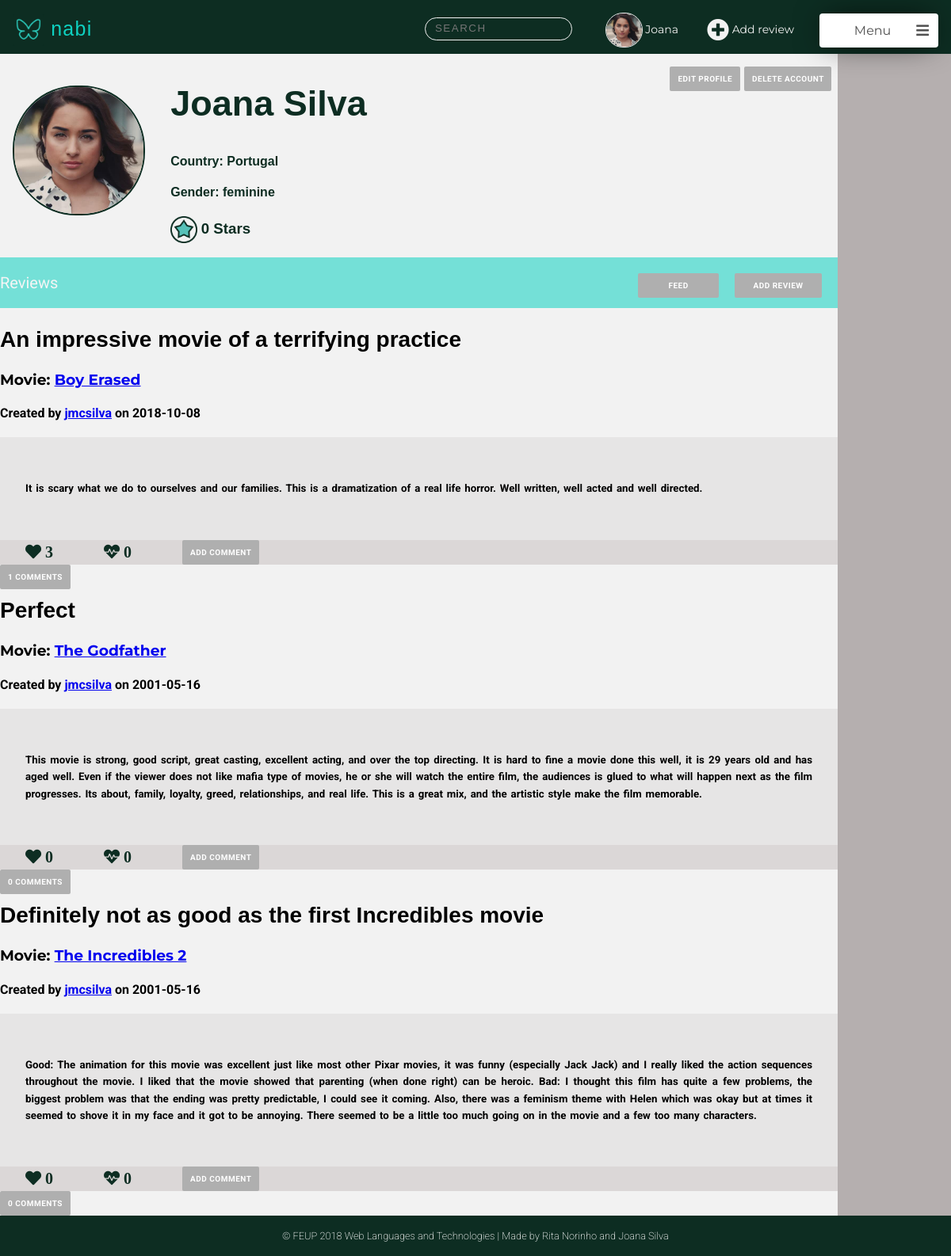
Page /pages/profile.php (signed in) on the committed database.
### tables this page shows
CREATE TABLE User (
    ID        INTEGER PRIMARY KEY AUTOINCREMENT,
    FirstName STRING NOT NULL,
    LastName  STRING NOT NULL,
    Username  STRING UNIQUE NOT NULL,
    Gender    STRING NOT NULL,
    Birthday  DATE NOT NULL,
    Country   STRING NOT NULL,
    Email     STRING UNIQUE NOT NULL,
    Password  CHAR (256) NOT NULL,  
    Photo     STRING DEFAULT "default.jpg",
    Points    INTEGER
    
);

CREATE TABLE Review (
    ID          INTEGER PRIMARY KEY AUTOINCREMENT,
    Title       STRING  NOT NULL,
    UserID      INTEGER REFERENCES User(ID) ON DELETE CASCADE,
    MovieID     INTEGER REFERENCES Movie(ID) ON DELETE CASCADE,
    ReviewDate  DATE NOT NULL,
    Description STRING NOT NULL
    
);

### pages/profile.php (called while the page is built, shortened)
<?php
    include_once('../templates/common/tpl_header.php');
    include_once('../templates/common/tpl_nav_bar.php');
    include_once('../templates/tpl_profile.php');
    include_once('../templates/tpl_draw_reviews.php');
    include_once('../templates/common/tpl_footer.php');
    include_once('../database/db_user.php');
    if (isset($_GET['username'])){
        $username=$_GET['username'];
    }
    else {
        $username=$_SESSION['username'];
    }
    $user_info = getUserInfo($username);
    $user_reviews=getUserReviews($username);
    foreach ($user_reviews as $k => $review){
        $user_reviews[$k]['MovieName'] = getMovieName($review['MovieID']);
        $user_reviews[$k]['UserName'] = $user_info['Username'];
        $user_reviews[$k]['NumberComments'] = getNumberComments($review['ID'],$review['UserID']);
        $user_reviews[$k]['Heart'] = getLikesReview($review['ID']);
        $user_reviews[$k]['Dislike'] = getDisLikesReview($review['ID']);
        $user_reviews[$k]['Comments']=getCommentsReview($review['ID']);
        foreach($user_reviews[$k]['Comments'] as $j => $comment){
            $user_reviews[$k]['Comments'][$j]['Username']=getUsername($comment['UserID']);
            $user_reviews[$k]['Comments'][$j]['Likes']=getLikesComment($comment['ID']);
            $user_reviews[$k]['Comments'][$j]['Dislikes']=getDislikesComment($comment['ID']);
        }
    }
    $allMovies=getAllMovies();
    $allReviews=getAllReviews();
    $allMoviesAndReviews = array('movies'=> $allMovies,'reviews'=>$allReviews);
    draw_profile($user_info,$user_reviews,$allMoviesAndReviews);
?>

### database/db_user.php (called while the page is built, shortened)
<?php
  function getID($username) {
    $db = Database::instance()->db();
    try {
      $stmt = $db->prepare('SELECT ID FROM User WHERE username = ?');
      $stmt->execute(array($username));
      if($row = $stmt->fetch()){
        return $row['ID'];
      }
    }catch(PDOException $e) {
      return -1;
    }
  }
  function getUserInfo($username) {
      $db = Database::instance()->db();
      $stmt = $db->prepare('SELECT * FROM User WHERE username = ?');
      $stmt->execute(array($username));
      return  $stmt->fetch();
  }
  function getUserFirstName($username) {
    $db = Database::instance()->db();
    try {
    $stmt = $db->prepare('SELECT FirstName FROM User WHERE username = ?');
    $stmt->execute(array($username));
    if($row = $stmt->fetch()){
      return $row['FirstName'];
    }
    }catch(PDOException $e) {
      return -1;
    }
  }
  function getUserReviews($username){
    $id=getID($username);
    $db = Database::instance()->db();
    $allReviews= $db->prepare('SELECT * FROM Review WHERE UserID = ?');
    $allReviews->execute(array($id));
    $reviews= $allReviews->fetchAll();
    return $reviews;
  }
?>

### templates/common/tpl_nav_bar.php (the view, shortened to what this page needs)
<?php function draw_nav($userinfo,$allMoviesAndReviews){ ?>
<ul class="feed_nav">
<li>
<div class="nav_logo">
 <a href="main_page.php"><p>  <img src="../assets/mininabi.png" alt="Nabi logo (butterfly)" width="40" height="40"> nabi </p> </a>
</div>
</li>
<li>
<div class="search_container">
   <input class="search_input" type="text" onkeyup="searchFunction()" placeholder="Search">
</div>
</li>
<li>  <a class="profile_nav_btn" href="profile.php">
<?php if(!(file_exists("../assets/profilePhotos/".getID($_SESSION['username']).".jpg"))){ ?>
   <img src="../assets/profilePhotos/default.jpg" width="100" height="100" alt="profile avatar">
<?php } else{ ?>
   <img src="../assets/profilePhotos/<?=getID($_SESSION['username'])?>.jpg" width="100" height="100" alt="profile avatar">
<?php } ?>
<?php echo htmlentities(getUserFirstName($_SESSION['username'])) ?>
</a> </li>
<li> <a class="add_review_btn" onclick="openBox('Add Review')"> <span class="fas fa-plus-circle"></span> Add review </a> </li>
<li>
<div class="menu">
   <div class="title" onclick="show_dropdown_menu()"> Menu <span class="fa fa-bars"></span> <div class="arrow"> </div> </div>
</div>
</li>
</ul>
<?php } ?>

### templates/tpl_profile.php (shortened to what this page needs)
<body>
<?php function draw_profile($userinfo, $reviews,$allMoviesAndReviews) { ?>
<div class="profile_container" id=<?=$userinfo['ID']?>>
    <div class="profile_header">
        <header>
            <?php draw_nav($userinfo,$allMoviesAndReviews); ?>
       </header>
    </div>
    <div class="side_nav">
    </div>
      <div class="profile_photo">
          <?php if(!(file_exists("../assets/profilePhotos/".$userinfo['ID'].".jpg"))){ ?>
            <img src="../assets/profilePhotos/default.jpg" width="100" height="100" alt="profile avatar">
          <?php } else{ ?>
            <img src="../assets/profilePhotos/<?=$userinfo['ID']?>.jpg" width="100" height="100" alt="profile avatar">
           <?php } ?>
     </div>
    <div class="profile_info" >
        <div class="edit_profile">
           <p>
         <?php if ($userinfo['Username'] == $_SESSION['username']){?>
           <div class="delete">
                <input onclick="openBox('Delete Account')" type="submit" value="Delete Account"/>
            </div>
             <a href="edit_profile.php" class="edit"> edit profile </a>
            </p>
            <?php }?>
       </div>
        <div class="profile_name">
            <h2>
            <?php echo htmlentities($userinfo['FirstName'])?>  <?php echo htmlentities($userinfo['LastName'])?>
            </h2>
        </div>
        <div class="profile_country">
            <h4> Country:  <?php echo htmlentities($userinfo['Country'])?></h4>
        </div>
        <div class="profile_gender">
            <h4> Gender:   <?php echo htmlentities($userinfo['Gender'])?> </h4>
        </div>
        <div class="profile_points">
        <h3><img src="../assets/star.png" alt ="star icon" >
            <span><?=$userinfo['Points']?></span> Stars </h3>
        </div>
    </div>
    <div class="Reviews">
        <p>Reviews
        <input  onclick="openBox('Add Review')" type="submit" value ="Add Review">
        <a href="main_page.php"> Feed </a>
        </p>
    </div>
     <div class="profile_reviews">
        <?php draw_reviews($reviews); ?>
    </div>
    <div class="profile_footer">
    </div>
    </div>
<?php } ?>
    </body>
    </html>

### templates/tpl_draw_reviews.php (shortened to what this page needs)
<body>
    <?php function draw_reviews($reviews){?>
    <?php foreach($reviews as $review){?>
        <article data-id="<?=$review['ID']?>" user-id="<?=$review['UserID']?>">
        <div class="review_info">
             <h2><?=$review['Title']?> </h2>
            <h3> Movie: <a href="movie.php?movie_id=<?php echo htmlentities($review['MovieID'])?>"><?=$review['MovieName']?></a> </h3>
            <h4> Created by
            <a href="profile.php?username=<?php echo htmlentities($review['UserName'])?>"><?=$review['UserName']?></a>
            on <?=$review['ReviewDate']?></h4>
        </div>
        <div class="review_content">
            <h5><?=$review['Description']?></h5>
        </div>
        <div class="review_options">
            <ul class="review_nav">
              <li>
                <div class="likes">
                    <span id="review_likes" class="fas fa-heart" >
                    <?=$review['Heart']?></span>
                </div>
              </li>
              <li>
                <div class="dislikes">
                    <span id="review_dislikes" class="fas fa-heartbeat">
                    <?=$review['Dislike']?></span>
                </div>
              </li>
              <li>
              <input type="button"  name="addComment" value="Add Comment">
              </li>
             </ul>
        </div>
         <div class="comments">
         <input type="button" value="<?=$review['NumberComments']?> Comments">
            <br>
        </div>
        </article>
        <?php }?>
    <?php }?>

### rows in the picture
user: FirstName "Joana", LastName "Silva", Country "Portugal", Gender "feminine", Points "0"
review: Title "An impressive movie of a terrifying practice", MovieName "Boy Erased", UserName "jmcsilva", ReviewDate "2018-10-08", Description "It is scary what we do to ourselves and our families. This is a dramatization of a real life horror. Well written, well acted and well directed.", Heart "3", Dislike "0"
review: Title "Perfect", MovieName "The Godfather", UserName "jmcsilva", ReviewDate "2001-05-16", Description "This movie is strong, good script, great casting, excellent acting, and over the top directing. It is hard to fine a movie done this well, it is 29 years old and has aged well. Even if the viewer does not like mafia type of movies, he or she will watch the entire film, the audiences is glued to what will happen next as the film progresses. Its about, family, loyalty, greed, relationships, and real life. This is a great mix, and the artistic style make the film memorable.", Heart "0", Dislike "0"
review: Title "Definitely not as good as the first Incredibles movie", MovieName "The Incredibles 2", UserName "jmcsilva", ReviewDate "2001-05-16", Description "Good: The animation for this movie was excellent just like most other Pixar movies, it was funny (especially Jack Jack) and I really liked the action sequences throughout the movie. I liked that the movie showed that parenting (when done right) can be heroic. Bad: I thought this film has quite a few problems, the biggest problem was that the ending was pretty predictable, I could see it coming. Also, there was a feminism theme with Helen which was okay but at times it seemed to shove it in my face and it got to be annoying. There seemed to be a little too much going on in the movie and a few too many characters.", Heart "0", Dislike "0"
